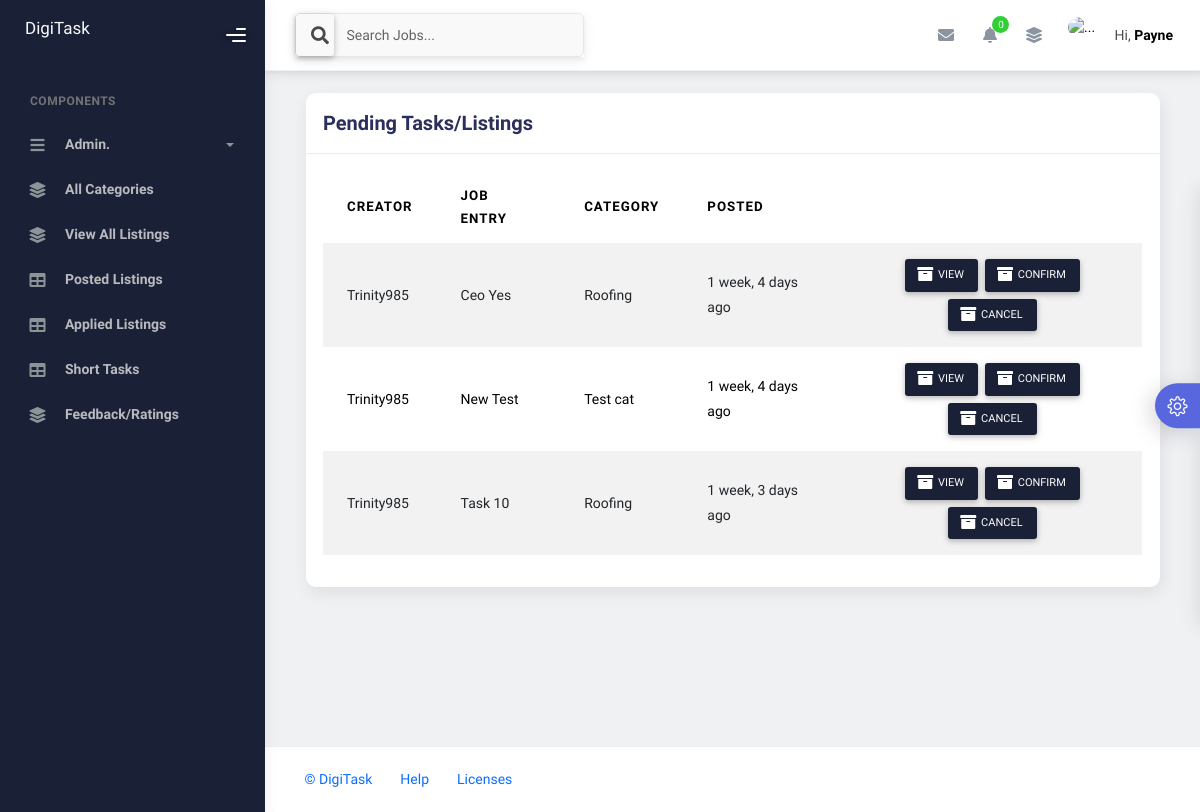
/dash/pending_tasks/ (signed in), run on an earlier commit of the app's database.
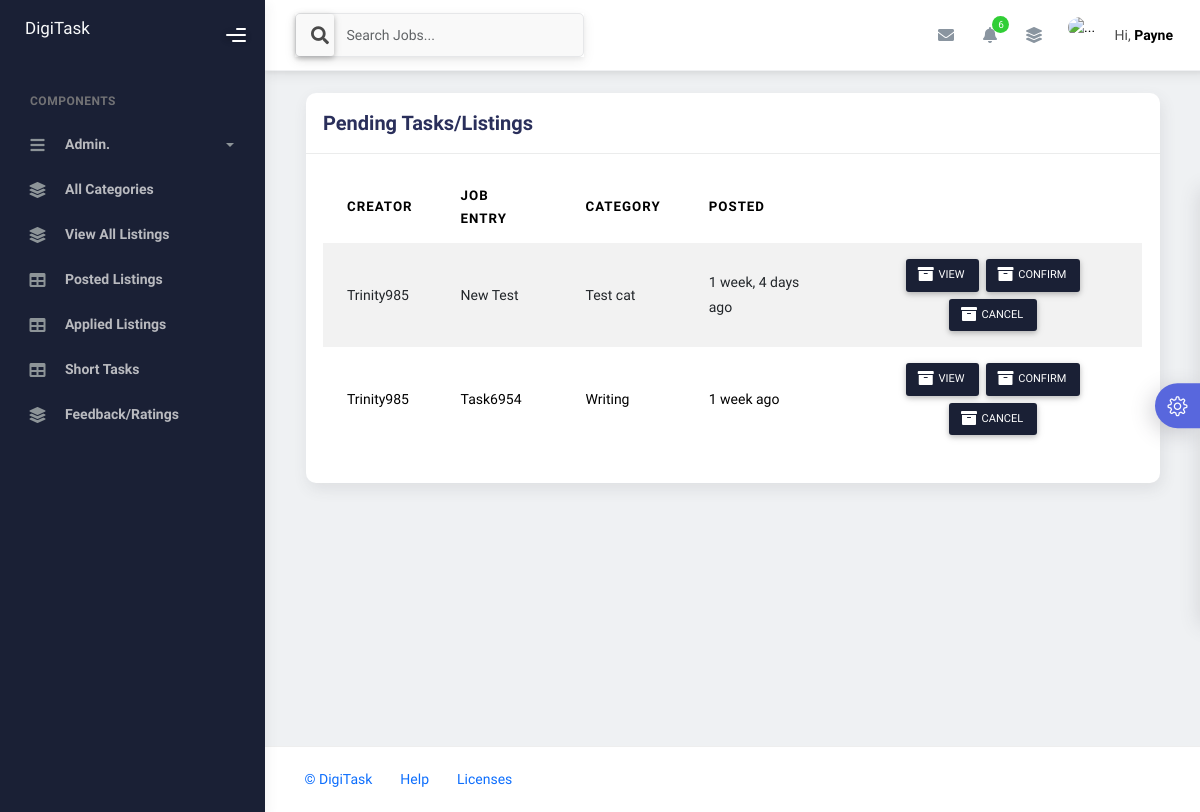
And on a later commit of the database.
### dash/models.py (models this page shows, shortened)
class Job_Listing(models.Model):
    created_by = models.ForeignKey(User, on_delete=models.CASCADE)
    job = models.CharField(max_length=50)
    category = models.ForeignKey(Category, on_delete=models.CASCADE)
    description = models.CharField(max_length=255)
    location = models.CharField(max_length=50)
    nature = models.ForeignKey(Nature, on_delete=models.SET_NULL, null=True)
    create_date = models.DateTimeField(auto_now_add=True)
    payment = models.IntegerField(null=True, blank=True)
    status = models.CharField(max_length=50, default="pending")
    tasker = models.ForeignKey(User, on_delete=models.CASCADE, null=True, blank=True, related_name="short_tasker")
    featured_status = models.BooleanField(default=False)

class Category(models.Model):
    category = models.CharField(max_length=50)
    description = models.TextField(null=True, blank=True)
    create_date = models.DateTimeField(auto_now_add=True)
    def __str__(self):
        return str(self.category)

### dash/views.py (the view, shortened to what this page needs)
# urls.py: path('pending_tasks/', views.pending_tasks, name="pending_tasks"),
@login_required(login_url='sign_in')
def pending_tasks(request):
    tasks = Job_Listing.objects.exclude(created_by=request.user).filter(status='pending')
    context = {'tasks': tasks}
    return render(request, 'dash_pending_tasks.html', context)

### chats/context_processors.py (called while the page is built)
def user_profile(request):
    if request.user.is_authenticated:
        profile = get_object_or_404(User, username=request.user)
        context = {'profile': profile}
        return context
    else:
        context = {}
        return context

def to_do(request):
    if request.user.is_authenticated:
        list_items = To_Do.objects.filter(user=request.user)
        context = {'to_do_items': list_items}
        return context
    else:
        context = {}
        return context

def notes(request):
    if request.user.is_authenticated:
        my_notes = My_Note.objects.filter(user=request.user)
        context = {'notes': my_notes}
        return context
    else:
        context = {}
        return context

### dash/context_processors.py (called while the page is built)
def notes_context(request):
    if request.user.is_authenticated:
        count = Notification.objects.filter(user=request.user, is_read=False).count()
        latest_notifications = Notification.objects.filter(user=request.user, is_read=False).order_by('-create_date')[:5]
    else:
        count = 0
        latest_notifications = []
    context = {'total_unread_notes': count, 'latest_notes': latest_notifications}
    return context

### templates/dash_pending_tasks.html (shortened to what this page needs)
{% extends 'dash_main.html' %}
{% block main %}
<div class="page-inner">
    <div class="page-category">
        <div class="container">
            <div class="col-md-12">
                <div class="card">
                    <div class="card-header d-flex w-100 justify-content-between">
                        <div class="card-title">Pending Tasks/Listings</div>
                    </div>
                    <div class="card-body">
                        <div class="table-responsive">
                            <table class="table table-striped table-hover">
                                <thead>
                                    <tr>
                                        <th scope="col">Creator</th>
                                        <th scope="col">Job Entry</th>
                                        <th scope="col">Category</th>
                                        <th scope="col">Posted</th>
                                    </tr>
                                </thead>
                                <tbody>
                                    {% for job_listing in tasks %}
                                    <tr>
                                        <td>{{ job_listing.created_by|title }}</td>
                                        <td>{{ job_listing.job|title }}</td>
                                        <td>{{ job_listing.category|capfirst }}</td>
                                        <td>{{ job_listing.create_date|timesince }} ago</td>
                                        <td>
                                            <div class="d-flex flex-wrap justify-content-center gap-2">
                                                <div>
                                                    <a class="btn btn-sm btn-black"
                                                        href="{% url 'job_details' job_listing.id %}">
                                                        <span class="btn-label">
                                                        </span>
                                                        View
                                                    </a>
                                                </div>
                                                <div>
                                                    <form action="" method="post">
                                                        <button class="btn btn-sm btn-black">
                                                            <span class="btn-label">
                                                            </span>
                                                            Confirm
                                                        </button>
                                                    </form>
                                                </div>
                                                <div>
                                                    <form action="" method="post">
                                                        <button class="btn btn-sm btn-black">
                                                            <span class="btn-label">
                                                            </span>
                                                            Cancel
                                                        </button>
                                                    </form>
                                                </div>
                                            </div>
                                        </td>
                                    </tr>
                                    {% endfor %}
                                </tbody>
                            </table>
                        </div>
                    </div>
                </div>
            </div>
        </div>
    </div>
</div>
{% endblock %}

### templates/dash_components/nav.html (shortened to what this page needs)
{% load static %}
<nav class="navbar navbar-header navbar-header-transparent navbar-expand-lg border-bottom">
  <div class="container-fluid">
    <nav class="navbar navbar-header-left navbar-expand-lg navbar-form nav-search p-0 d-none d-lg-flex">
      <form action="{% url 'job_listings' %}">
        <div class="input-group">
          <div class="input-group-prepend">
            <button type="submit" class="btn btn-search pe-1">
              <i class="fa fa-search search-icon"></i>
            </button>
          </div>
          <input type="text" name="q" value="{{ search_query }}" placeholder="Search Jobs..." class="form-control" />
        </div>
      </form>
    </nav>
    <ul class="navbar-nav topbar-nav ms-md-auto align-items-center">
      <li class="nav-item topbar-icon dropdown hidden-caret">
        <a class="nav-link dropdown-toggle" href="#" id="messageDropdown" role="button" data-bs-toggle="dropdown"
          aria-haspopup="true" aria-expanded="false">
          <i class="fa fa-envelope"></i>
        </a>
      </li>
      <li class="nav-item topbar-icon dropdown hidden-caret">
        <a class="nav-link dropdown-toggle" href="#" id="notifDropdown" role="button" data-bs-toggle="dropdown"
          aria-haspopup="true" aria-expanded="false">
          <i class="fa fa-bell"></i>
          <span class="notification">{{ total_unread_notes }}</span>
        </a>
      </li>
      <li class="nav-item topbar-icon dropdown hidden-caret">
        <a class="nav-link" data-bs-toggle="dropdown" href="#" aria-expanded="false">
          <i class="fas fa-layer-group"></i>
        </a>
      </li>
      <li class="nav-item topbar-user dropdown hidden-caret">
        <a class="dropdown-toggle profile-pic" data-bs-toggle="dropdown" href="#" aria-expanded="false">
          <div class="avatar-sm">
            <img src="{{ profile.profile.avatar.url }}" alt="..." class="avatar-img rounded-circle" />
          </div>
          <span class="profile-username">
            <span class="op-7">Hi,</span>
            <span class="fw-bold">{{ request.user|capfirst }}</span>
          </span>
        </a>
      </li>
    </ul>
  </div>
</nav>

What changed in the data, as far as the page shows it:
no longer on this page (row edited): Job_Listing: created_by "Trinity985", job "Ceo Yes", category "Roofing", create_date "1 week, 4 days"
no longer on this page (row edited): Job_Listing: created_by "Trinity985", job "Task 10", category "Roofing", create_date "1 week, 3 days"
added Job_Listing: created_by "Trinity985", job "Task6954", category "Writing", create_date "1 week"
Also different on the page:
{{ total_unread_notes }}: "0" → "6"
